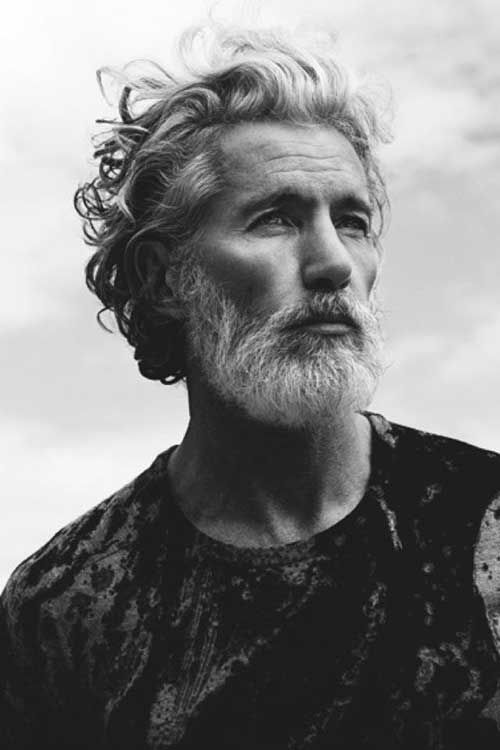
#> input picture midterm/person.jpg, 500 x 750 px
$ jupyter execute Task2.ipynb
#> lines starting #> are read from the running program, lines starting #| are printed output that depends on the picture
### Task 2
Construct a histogram of the brightness of the image. Apply the operation "linear stretching of brightness" and "the gray world" to the image. Operation "the gray world" needs to be realized independently. The mean can be called three times.

[cell 1]
import cv2
import matplotlib.pyplot as plt
import numpy as np
from scipy import ndimage
import matplotlib.image as pltimg


im = pltimg.imread('person.jpg')
#> im is the input picture: shape (750, 500, 3); min 7, max 255, mean 125.9
fig = plt.figure()
plt.subplot(121)
plt.plot(im[:,490,1])
plt.subplot(122)
plt.imshow(im)
plt.show()
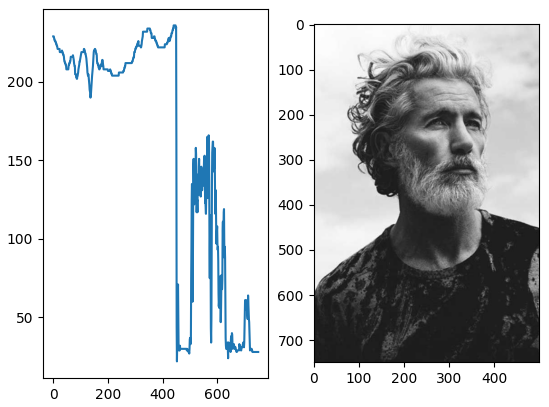
#> figure drawn by matplotlib, 2 panels; panel 1: curve peaks at x = 440, y = 236
plt.clf

[cell 2]
#grayscale
import numpy as np
import matplotlib.pyplot as plt
import matplotlib.image as mpimg
fig = plt.figure(figsize=(15,10))
def rgb2gray(rgb):
    return np.dot(rgb[...,:3], [0.299, 0.587, 0.114])

img = mpimg.imread('person.jpg')
gray = rgb2gray(img)


plt.subplot(221)
plt.title('result', fontsize=20)
plt.imshow(gray,plt.get_cmap('gray'))

plt.subplot(222)
plt.title('original', fontsize=20)
plt.imshow(img,cmap='gray')
plt.show()
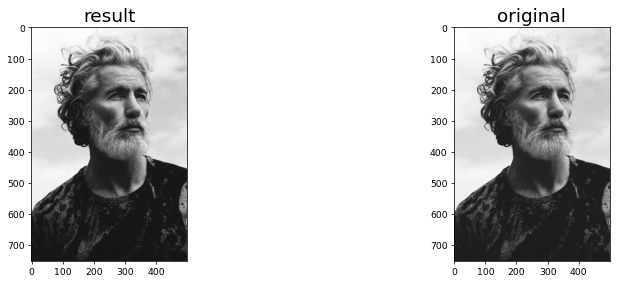
#> figure drawn by matplotlib, 2 panels

[cell 3]
##linear stretching
import matplotlib.pyplot as plt
import matplotlib.image as img
from scipy import ndimage as nimg
import numpy as np
from skimage import color

image = img.imread('person.jpg')
fig = plt.figure(figsize=(25,20))
imbook = color.rgb2gray(image)
gflt = nimg.gaussian_filter(imbook, sigma=20)
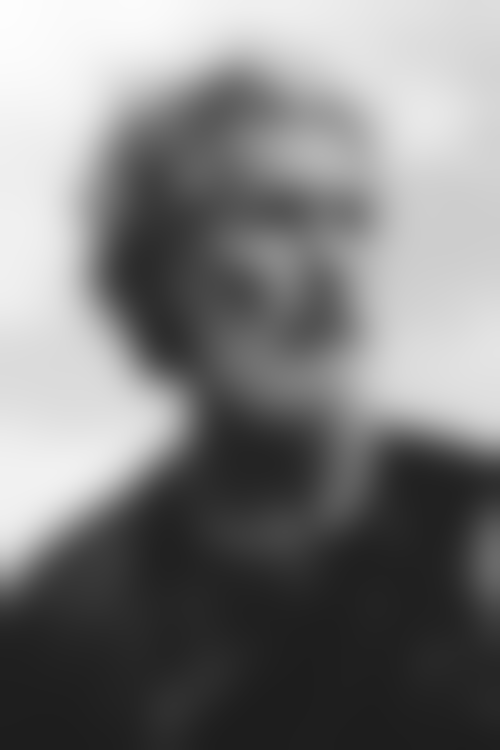
#> gflt: shape (750, 500) float64; min 0.114, max 0.994, mean 0.494
fig = plt.figure(figsize=(15,10))
plt.subplot(132)
plt.imshow(imbook,cmap='gray')
plt.imshow((imbook-gflt),cmap='gray')
maxValue = (imbook).max();
#> maxValue = 1
minValue = (imbook).min();
#> minValue = 0.0275
newImage = (imbook-minValue)* ((255-0)/(maxValue-minValue))
plt.subplot(133)
plt.imshow(newImage,cmap='gray')
plt.show()
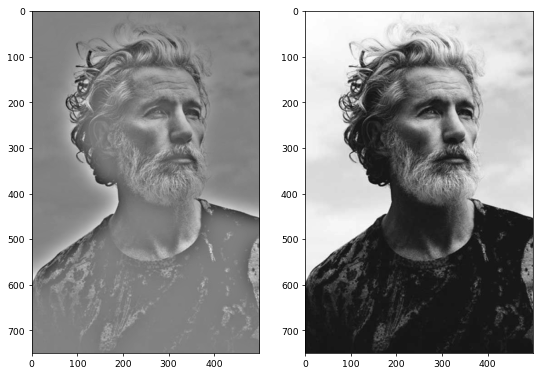
#> figure drawn by matplotlib, 2 panels

[cell 4]
# importing required libraries of opencv
import cv2

# importing library for plotting
from matplotlib import pyplot as plt

# reads an input image
img = cv2.imread('person.jpg',0)
#> img: shape (750, 500); min 7, max 255, mean 125.9

# find frequency of pixels in range 0-255
histr = cv2.calcHist([img],[0],None,[255],[0,255])
#> histr = 255 values, max 46443 at index 30, min 0 at index 0, mean 1470.4

# show the plotting graph of an image
plt.plot(histr)
plt.show()
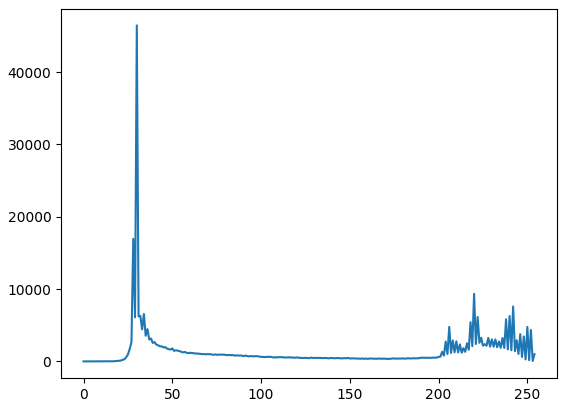
#> figure drawn by matplotlib, 1 panel; curve peaks at x = 30, y = 46443

$ run again, with midterm/6_26.jpg copied over midterm/person.jpg
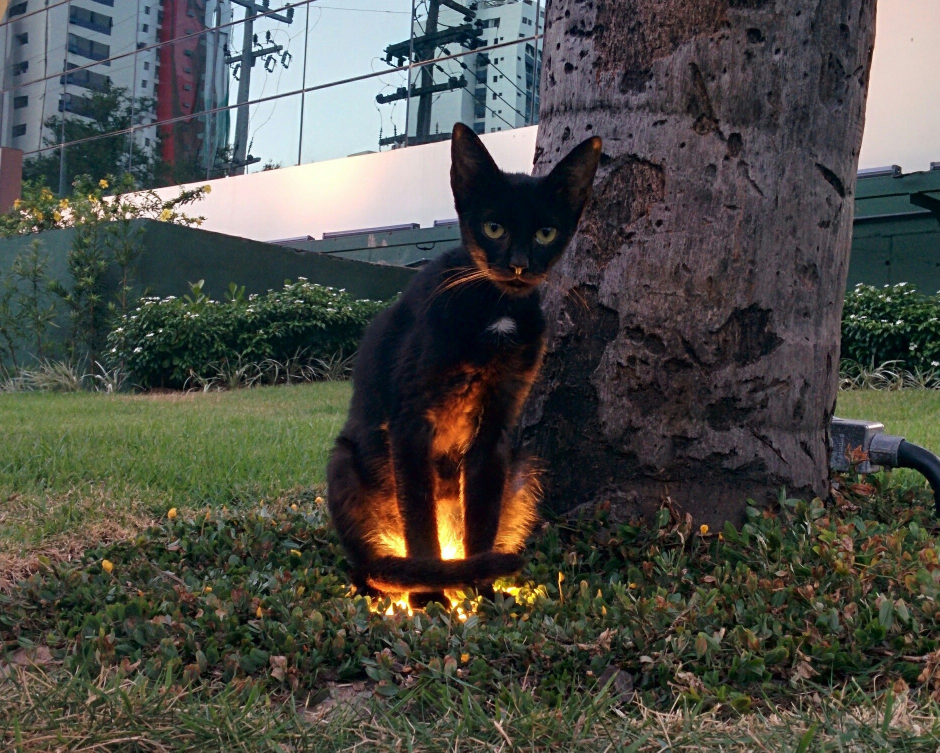
#> input picture midterm/6_26.jpg, 1879 x 1505 px (shown at 1/2 size)
#> im is the input picture: shape (1505, 1879, 3); mean R, G, B 76.2, 76.8, 70.7
#> `gflt = nimg.gaussian_filter(imbook, sigma=20)`:
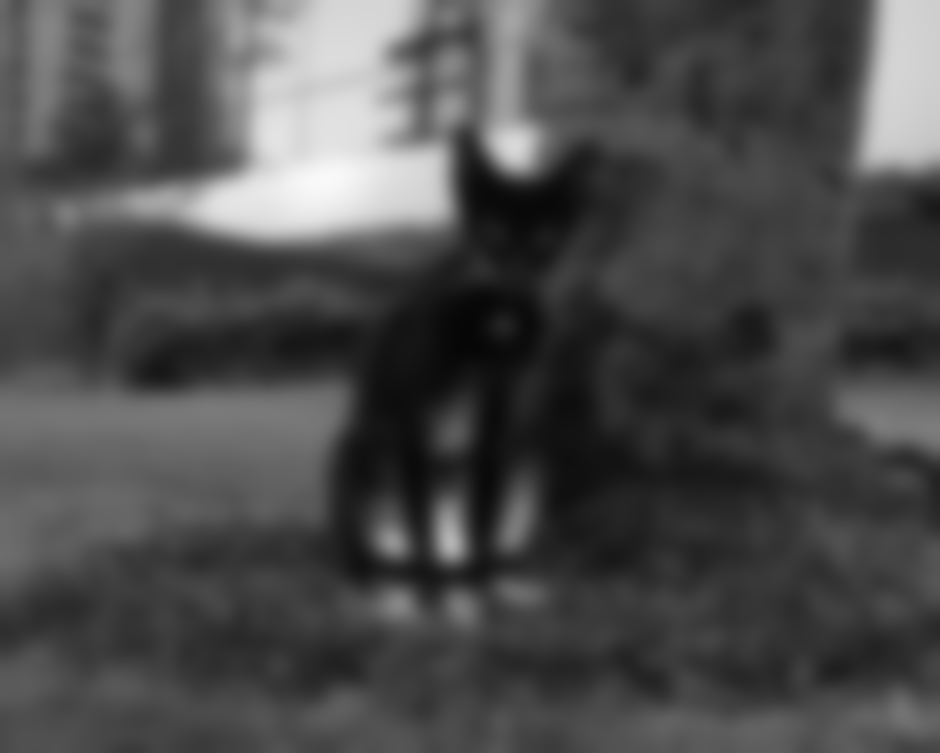
#> gflt: shape (1505, 1879) float64 (shown at 1/2 size); min 0.0241, max 0.978, mean 0.299
#> maxValue = 1
#> minValue = 0
#> histr = 255 values, max 33194 at index 46, min 163 at index 254, mean 11089.2
#> `plt.show()`:
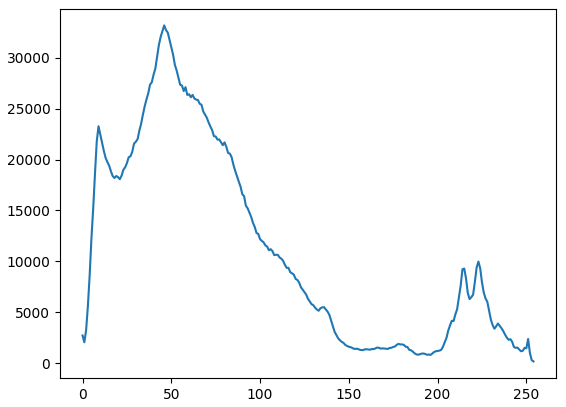
#> figure drawn by matplotlib, 1 panel; curve peaks at x = 46, y = 33194

$ run again, with midterm/ove.jpg copied over midterm/person.jpg
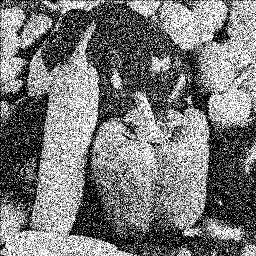
#> input picture midterm/ove.jpg, 256 x 256 px
#> im is the input picture: shape (256, 256); min 0, max 255, mean 119.9
#> gray = 256 values, max 246.7 at index 234, min 0.342 at index 153, mean 102.5
#> `gflt = nimg.gaussian_filter(imbook, sigma=20)`:
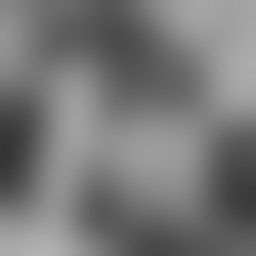
#> gflt: shape (256, 256); min 52, max 177, mean 118.9
#> maxValue = 255
#> minValue = 0
#> histr = 255 values, max 5838 at index 0, min 142 at index 195, mean 240.5
#> `plt.show()`:
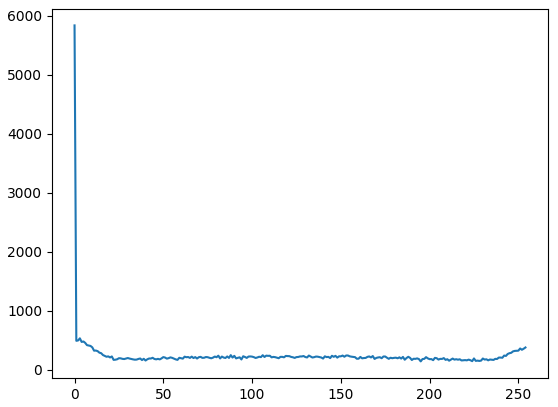
#> figure drawn by matplotlib, 1 panel; curve peaks at x = 0, y = 5838

$ run again, with midterm/per.jpg copied over midterm/person.jpg
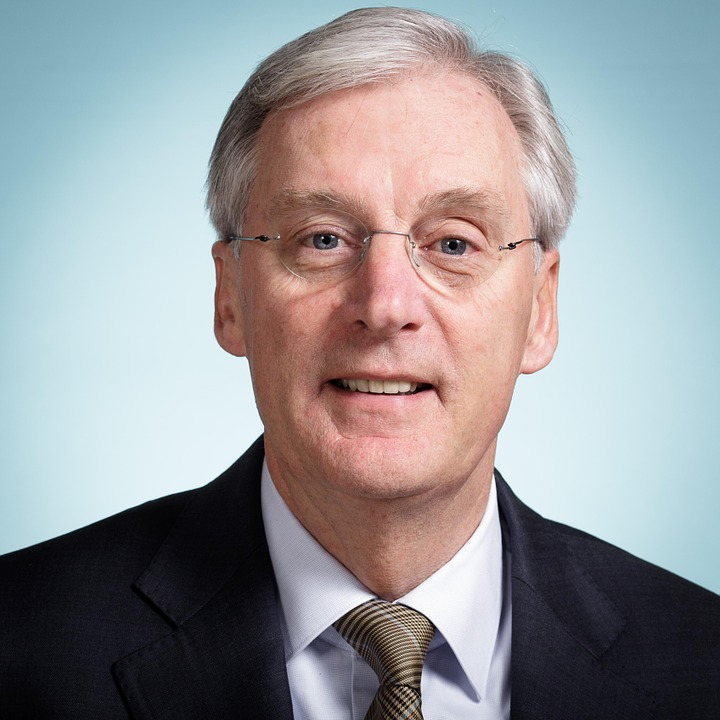
#> input picture midterm/per.jpg, 720 x 720 px
#> im is the input picture: shape (720, 720, 3); mean R, G, B 150.8, 151, 153.7
#> `gflt = nimg.gaussian_filter(imbook, sigma=20)`:
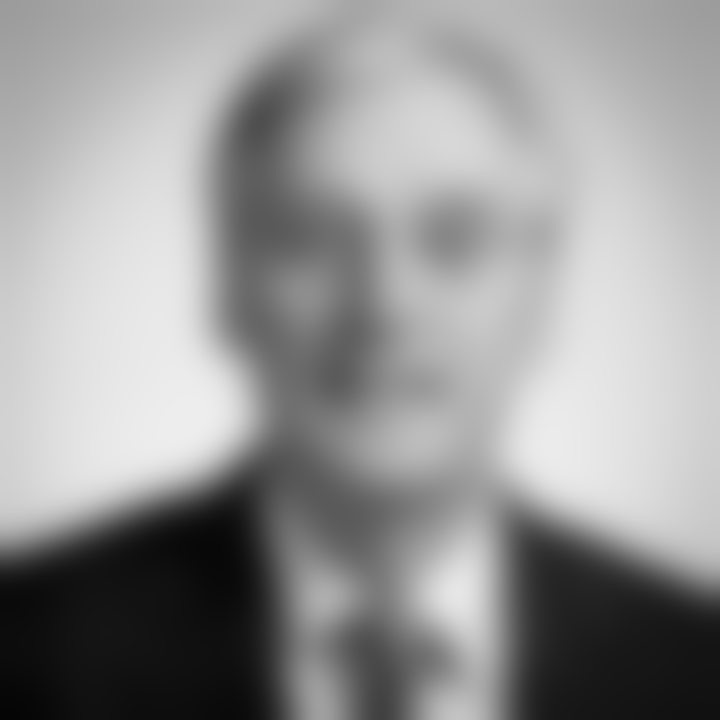
#> gflt: shape (720, 720) float64; min 0.0215, max 0.933, mean 0.593
#> maxValue = 1
#> minValue = 0
#> histr = 255 values, max 5366 at index 236, min 21 at index 254, mean 2032.9
#> `plt.show()`:
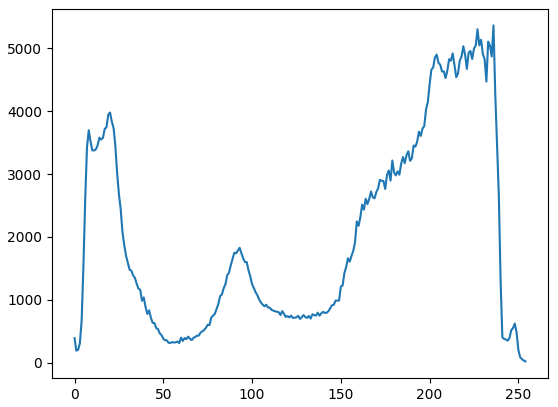
#> figure drawn by matplotlib, 1 panel; curve peaks at x = 236, y = 5366
